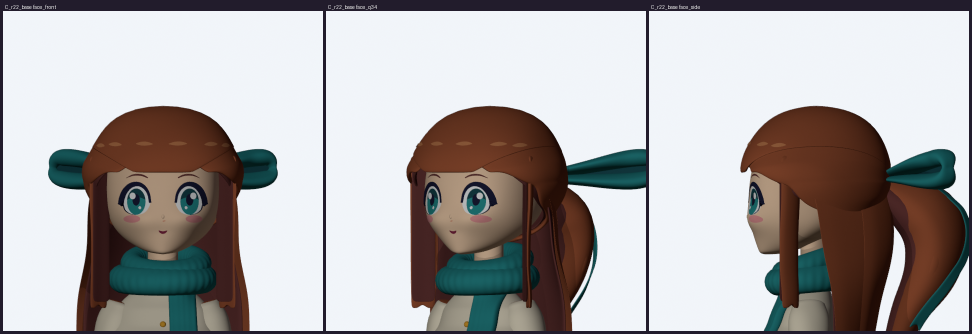
#> input picture 00_REVIEW/r20_blender_base/C/C_r22_base_faces.png, 1944 x 668 px, given in place of C_r23_base_faces.png_front.png, which was not available (shown at 1/2 size)
$ python r20_boards.py ../../../00_REVIEW/r20_blender_base/C ../../../00_REVIEW/r20_blender_base/C/C_r23_base_faces.png out.png
#> lines starting #> are read from the running program, lines starting #| are printed output that depends on the picture; pictures that were not available may be replaced by others from this repository, and a replacement may not be noted
"""r20: compose the r20_render.py outputs into review boards.

    .venv/bin/python -m pipeline.tools.rounds.r20_boards <render_dir> <tag> [<out_dir>]

Writes <tag>_turnaround.png, <tag>_faces.png, <tag>_iso8.png, <tag>_px8_x6.png (and <tag>_sheet.png = all of them
stacked) into out_dir (default: render_dir).
"""
import os
import sys

from PIL import Image, ImageDraw

DIRS = ["S", "SE", "E", "NE", "N", "NW", "W", "SW"]
BG = (34, 28, 44)


def labelled(img, text):
    out = Image.new("RGB", (img.width, img.height + 16), BG)
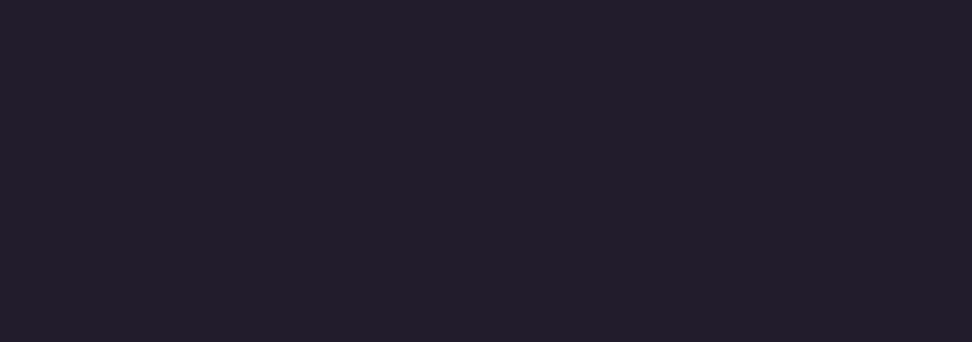
#> out: PIL image 1944x684 RGB (shown at 1/2 size); mean R, G, B 34, 28, 44
    out.paste(img.convert("RGB"), (0, 16))
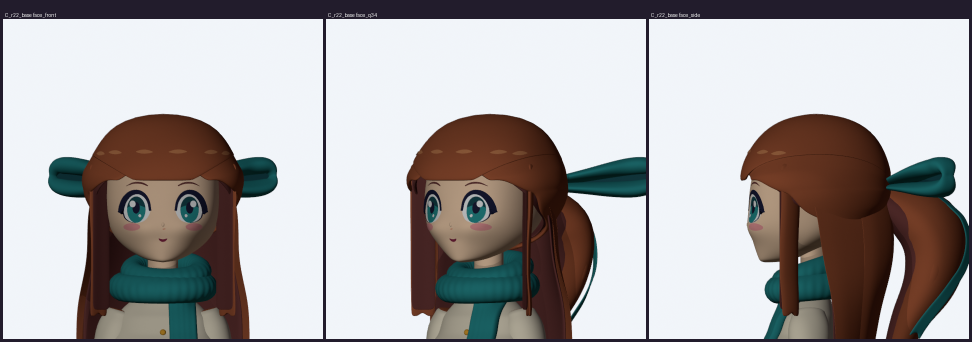
#> out: PIL image 1944x684 RGB (shown at 1/2 size); mean R, G, B 169.7, 166.1, 166.5
#> img is the input picture: PIL image 1944x668 RGB; mean R, G, B 172.9, 169.4, 169.4
    ImageDraw.Draw(out).text((4, 2), text, fill=(235, 235, 235))
    return out


def hrow(imgs, gap=6):
    w = sum(i.width for i in imgs) + gap * (len(imgs) + 1)
    h = max(i.height for i in imgs) + 2 * gap
    out = Image.new("RGB", (w, h), BG)
    x = gap
    for i in imgs:
        out.paste(i, (x, gap)); x += i.width + gap
    return out


def vstack(imgs):
    w = max(i.width for i in imgs)
    out = Image.new("RGB", (w, sum(i.height for i in imgs)), BG)
    y = 0
    for i in imgs:
        out.paste(i, (0, y)); y += i.height
    return out


def main():
    src, tag = sys.argv[1], sys.argv[2]
    dst = sys.argv[3] if len(sys.argv) > 3 else src
    os.makedirs(dst, exist_ok=True)
    ld = lambda n: Image.open(os.path.join(src, f"{tag}_{n}.png")).convert("RGB")
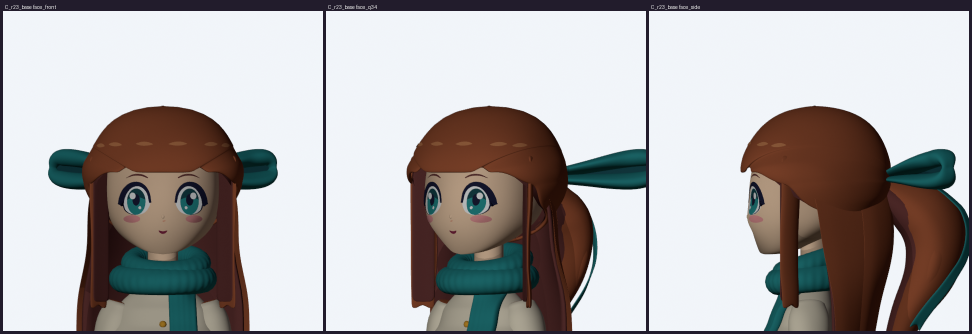
#> input picture 00_REVIEW/r20_blender_base/C/C_r23_base_faces.png, 1944 x 668 px, given in place of C_r23_base_faces.png_q34.png, which was not available (shown at 1/2 size)
    boards = {
        "turnaround": hrow([labelled(ld(v), f"{tag} {v}") for v in ("front", "q34", "side", "back")]),
        "faces": hrow([labelled(ld(v), f"{tag} {v}") for v in ("face_front", "face_q34", "face_side")]),
        "iso8": hrow([labelled(ld(f"iso_{d}"), d) for d in DIRS]),
        "px8_x6": hrow([labelled(ld(f"px_{d}").resize((32 * 6, 48 * 6), Image.NEAREST), d) for d in DIRS]),
    }
#> in labelled, img is the input picture: PIL image 1944x668 RGB; mean R, G, B 173.3, 169.8, 169.8
    for k, b in boards.items():
        b.save(os.path.join(dst, f"{tag}_{k}.png"))
    sheet = [boards["turnaround"], boards["faces"]]
    sheet += [b.resize((sheet[0].width, int(b.height * sheet[0].width / b.width))) for b in (boards["iso8"], boards["px8_x6"])]
    vstack(sheet).save(os.path.join(dst, f"{tag}_sheet.png"))
    print("boards ->", dst)


if __name__ == "__main__":
#> (the run stopped early here; a loop or call above may not have finished)
